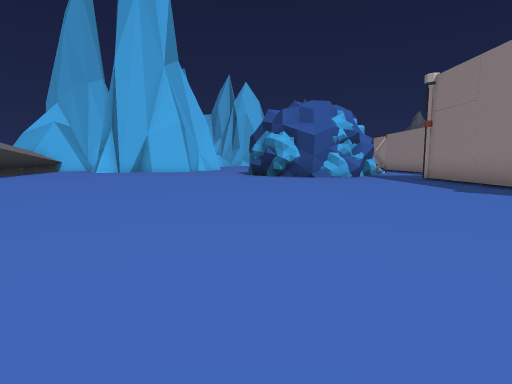
[1] (above)

24 first-person views from a walk through a scene from a Unity 3-D project. The camera is 1.2 m above the floor, tilts 6° down and sees 80° across. The floor is counted in squares, 2 m on a side. Each view is taken from the middle of a square. On the plan, view 1 faces up. The plan holds only what a view shows up to about 9 squares ahead; the rest is blank. The place goes on beyond the plan. The player character is not drawn. Door leaves are left out, so doorways stand open.

[2]
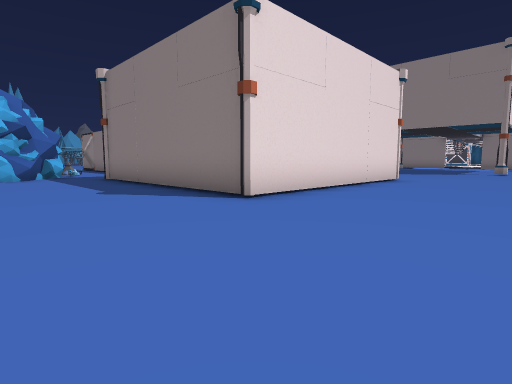

[3]
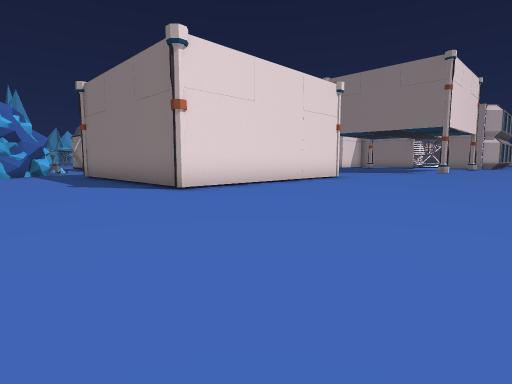

[4]
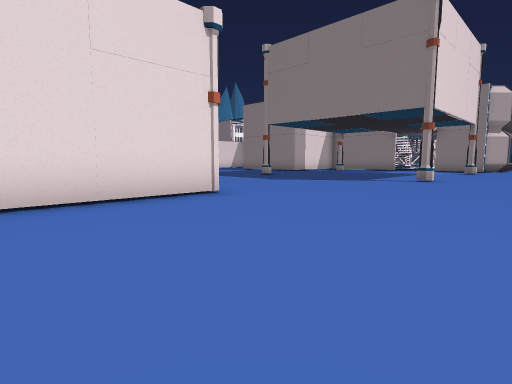

[5]
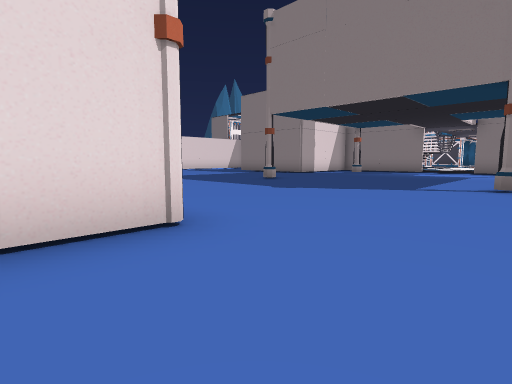

[6]
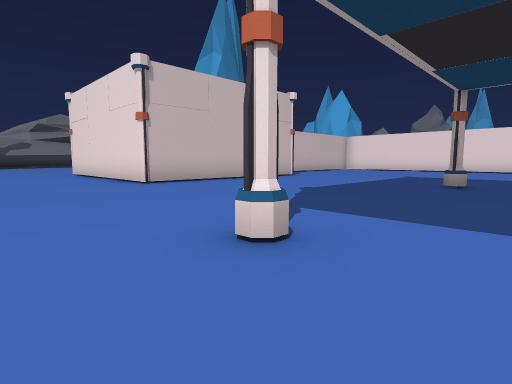

[7]
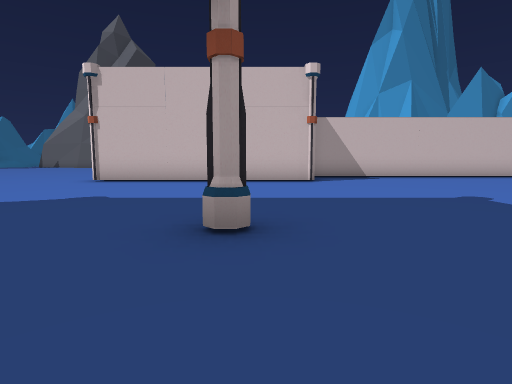

[8]
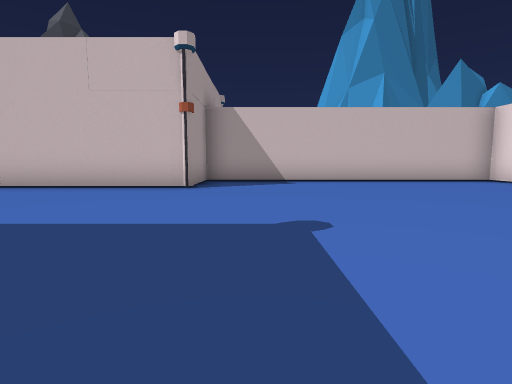

[9]
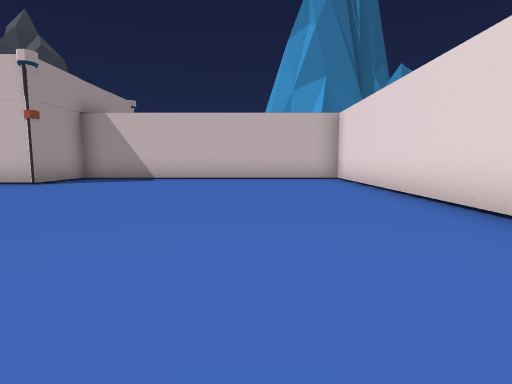

[10]
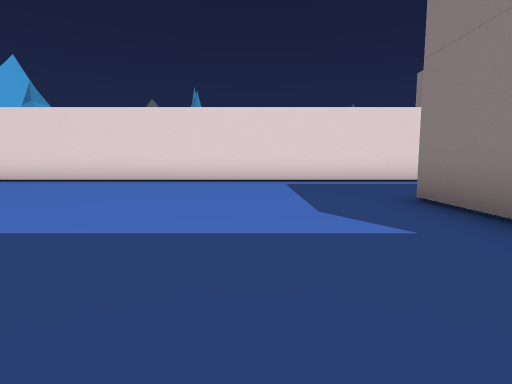

[11]
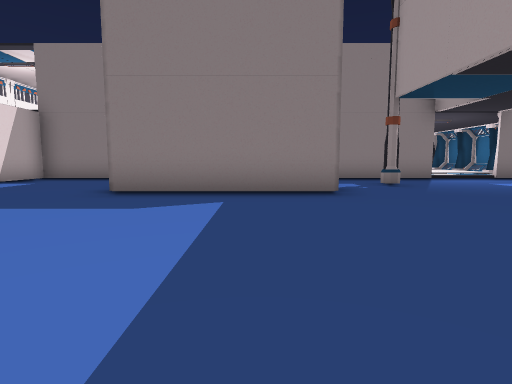

[12]
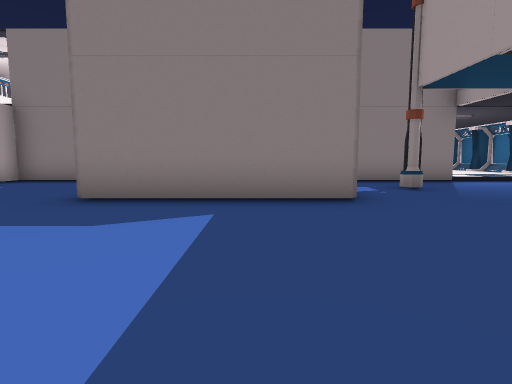

[13]
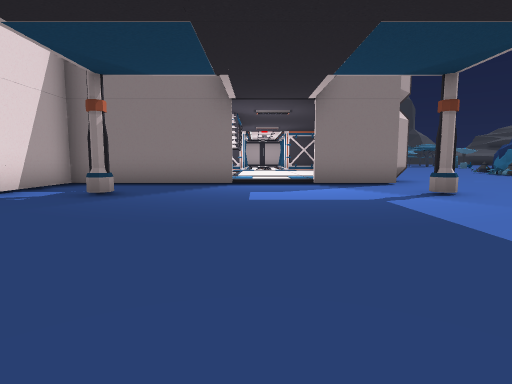

[14]
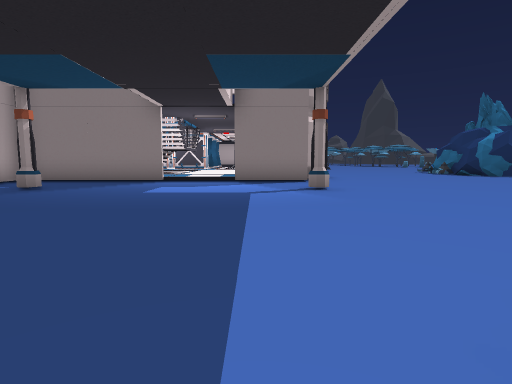

[15]
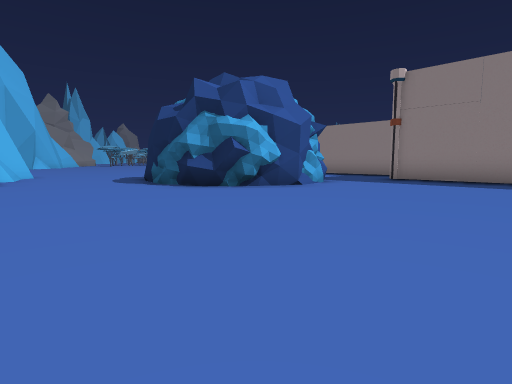

[16]
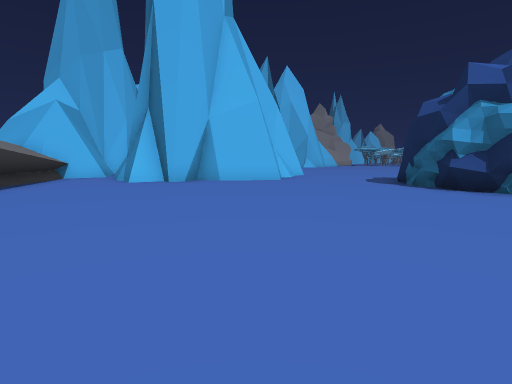

[17]
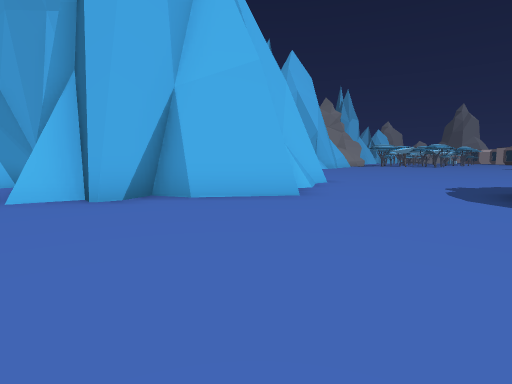

[18]
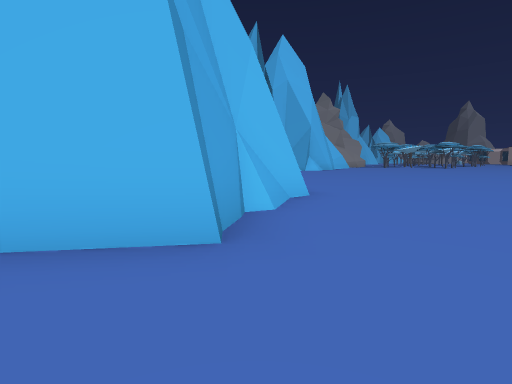

[19]
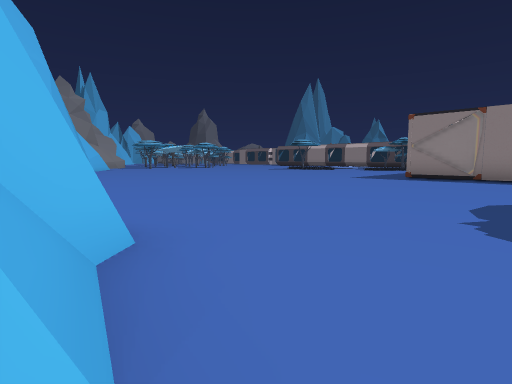

[20]
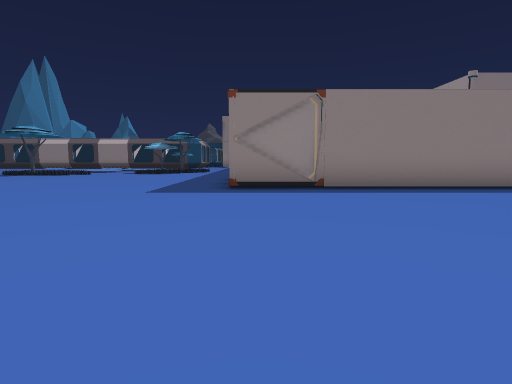

[21]
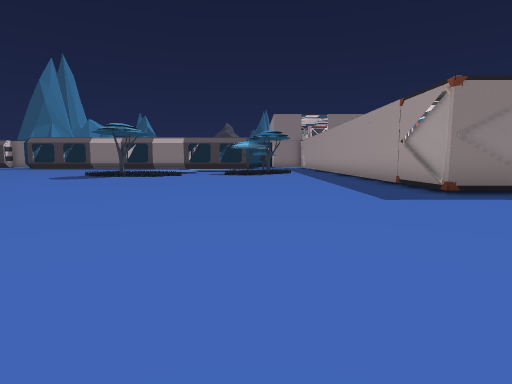

[22]
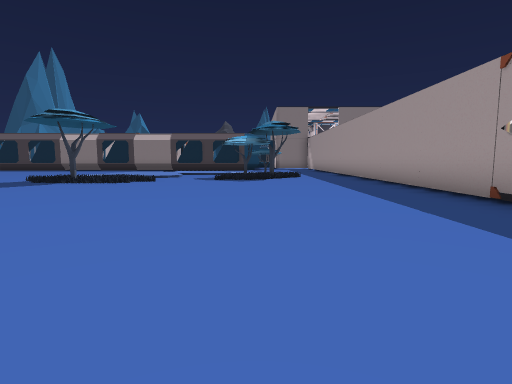

[23]
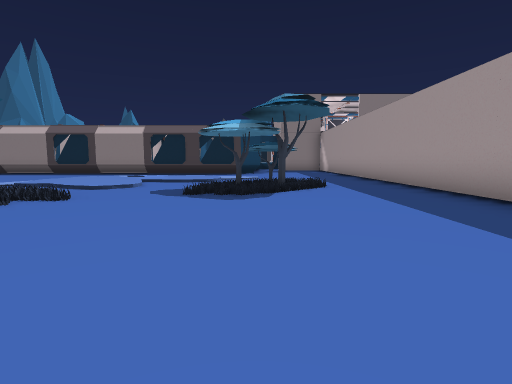

[24]
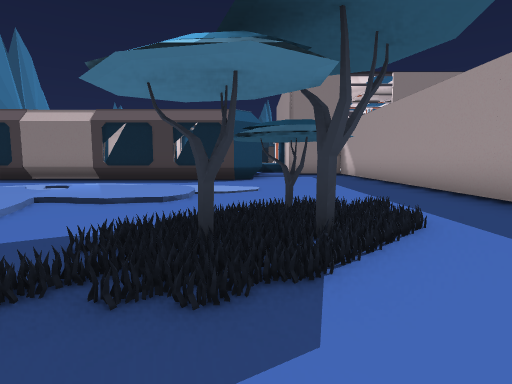

### Floor plan
Key: @ floor where view 1 was taken; # wall or solid block; . main floor; : floor 0.25 m higher than the main floor; / step, stairs or slope; D open door; = window, fence, low wall or low ledge; ^ raised ledge; T thing the floor can be seen under or through; O other object.
Columns run from 9 left of view 1 to 27 right of it. Each row starts with its distance up from view 1.
 30                    ..         .=
 29                   ....   ..  ..#
 28                  ....O   /::...#
 27                ........ .:::...=
 26               ........OO/:/::..=
 25              ............./::..=
 24          .. ...........OO../...=
 23         ...............OO .....#
 22         ................O ......
 21        ..................O......
 20        ..........==#############
 19       #.........==:::::::::::::
 18      ##.........==################DD
 17 #    ##.........###...............#:
 16 .    #...... ... ##...............#:
 15 .#####....    ..# #...............
 14 ..=......#      # #...........TT
 13 .........#        #...........T:
 12 ^........##       #...........T:
 11  .........####    #...........T:
 10  .............O   #.O......... T###:
  9   .............#  ###.............#:
  8   .............#    #.....O.....O.#:
  7    ............#    #.............#:
  6     ...........#    #.............#:
  5      ..........#   ##.............DD:
  4      .........O#####O.............DD:
  3       ............................#:
  2        ...................O.....O.##
  1         ...........................#=
  0          @ ..........................
 -1            ............       .......
 -2            ......               .....

Where each view was taken, in squares from view 1:
view 1: 0 up, 0 right, facing up
view 2: 0 up, 2 right, facing up-right
view 3: 2 down, 2 right, facing up-right
view 4: 1 down, 8 right, facing up-right
view 5: 1 up, 10 right, facing up-right
view 6: 0 up, 19 right, facing up-left
view 7: 8 up, 20 right, facing left
view 8: 11 up, 18 right, facing left
view 9: 15 up, 19 right, facing left
view 10: 9 up, 19 right, facing up
view 11: 11 up, 16 right, facing right
view 12: 11 up, 17 right, facing right
view 13: 5 up, 18 right, facing right
view 14: 3 up, 17 right, facing right
view 15: 6 up, 4 left, facing up-right
view 16: 6 up, 4 left, facing up
view 17: 10 up, 4 left, facing up
view 18: 13 up, 3 left, facing up
view 19: 16 up, 3 left, facing up-right
view 20: 19 up, 1 right, facing right
view 21: 23 up, 2 right, facing right
view 22: 23 up, 5 right, facing right
view 23: 23 up, 9 right, facing right
view 24: 23 up, 13 right, facing right
